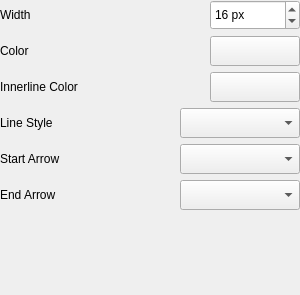
<?xml version="1.0" encoding="UTF-8"?>
<ui version="4.0">
 <class>C_GiSyLineWidget</class>
 <widget class="QWidget" name="C_GiSyLineWidget">
  <property name="geometry">
   <rect>
    <x>0</x>
    <y>0</y>
    <width>300</width>
    <height>295</height>
   </rect>
  </property>
  <property name="sizePolicy">
   <sizepolicy hsizetype="Fixed" vsizetype="Preferred">
    <horstretch>0</horstretch>
    <verstretch>0</verstretch>
   </sizepolicy>
  </property>
  <property name="minimumSize">
   <size>
    <width>300</width>
    <height>0</height>
   </size>
  </property>
  <property name="maximumSize">
   <size>
    <width>300</width>
    <height>16777215</height>
   </size>
  </property>
  <property name="windowTitle">
   <string>Form</string>
  </property>
  <layout class="QGridLayout" name="gridLayout">
   <property name="leftMargin">
    <number>0</number>
   </property>
   <property name="topMargin">
    <number>0</number>
   </property>
   <property name="rightMargin">
    <number>0</number>
   </property>
   <property name="bottomMargin">
    <number>0</number>
   </property>
   <item row="0" column="0">
    <layout class="QVBoxLayout" name="pc_VerticalLayout" stretch="0,0,0,0,0,0,1">
     <item>
      <layout class="QHBoxLayout" name="pc_HorizontalLayout1" stretch="0,1,0">
       <property name="sizeConstraint">
        <enum>QLayout::SetDefaultConstraint</enum>
       </property>
       <item>
        <widget class="stw_opensyde_gui_elements::C_OgeLabGroupItem" name="pc_LabelWidth">
         <property name="text">
          <string>Width</string>
         </property>
        </widget>
       </item>
       <item>
        <spacer name="pc_HorizontalSpacer_3">
         <property name="orientation">
          <enum>Qt::Horizontal</enum>
         </property>
         <property name="sizeHint" stdset="0">
          <size>
           <width>40</width>
           <height>20</height>
          </size>
         </property>
        </spacer>
       </item>
       <item>
        <widget class="stw_opensyde_gui_elements::C_OgeSpxNumber" name="pc_SpinBoxWidth">
         <property name="minimumSize">
          <size>
           <width>90</width>
           <height>30</height>
          </size>
         </property>
         <property name="maximumSize">
          <size>
           <width>90</width>
           <height>30</height>
          </size>
         </property>
         <property name="suffix">
          <string> px</string>
         </property>
         <property name="value">
          <number>16</number>
         </property>
        </widget>
       </item>
      </layout>
     </item>
     <item>
      <layout class="QHBoxLayout" name="pc_HorizontalLayout2" stretch="0,1,0">
       <item>
        <widget class="stw_opensyde_gui_elements::C_OgeLabGroupItem" name="pc_LabelColor">
         <property name="text">
          <string>Color</string>
         </property>
        </widget>
       </item>
       <item>
        <spacer name="pc_HorizontalSpacer_5">
         <property name="orientation">
          <enum>Qt::Horizontal</enum>
         </property>
         <property name="sizeHint" stdset="0">
          <size>
           <width>40</width>
           <height>20</height>
          </size>
         </property>
        </spacer>
       </item>
       <item>
        <widget class="stw_opensyde_gui_elements::C_OgePubColorOnly" name="pc_BushButtonColor">
         <property name="sizePolicy">
          <sizepolicy hsizetype="Fixed" vsizetype="Fixed">
           <horstretch>0</horstretch>
           <verstretch>0</verstretch>
          </sizepolicy>
         </property>
         <property name="minimumSize">
          <size>
           <width>90</width>
           <height>30</height>
          </size>
         </property>
         <property name="maximumSize">
          <size>
           <width>90</width>
           <height>30</height>
          </size>
         </property>
         <property name="text">
          <string/>
         </property>
        </widget>
       </item>
      </layout>
     </item>
     <item>
      <layout class="QHBoxLayout" name="pc_HorizontalLayoutColorInner" stretch="0,1,0">
       <item>
        <widget class="stw_opensyde_gui_elements::C_OgeLabGroupItem" name="pc_LabelColorInner">
         <property name="text">
          <string>Innerline Color</string>
         </property>
        </widget>
       </item>
       <item>
        <spacer name="pc_HorizontalSpacerColorInner">
         <property name="orientation">
          <enum>Qt::Horizontal</enum>
         </property>
         <property name="sizeHint" stdset="0">
          <size>
           <width>40</width>
           <height>20</height>
          </size>
         </property>
        </spacer>
       </item>
       <item>
        <widget class="stw_opensyde_gui_elements::C_OgePubColorOnly" name="pc_BushButtonColorInner">
         <property name="minimumSize">
          <size>
           <width>90</width>
           <height>30</height>
          </size>
         </property>
         <property name="maximumSize">
          <size>
           <width>90</width>
           <height>30</height>
          </size>
         </property>
         <property name="text">
          <string/>
         </property>
        </widget>
       </item>
      </layout>
     </item>
     <item>
      <layout class="QHBoxLayout" name="pc_HorizontalLayout4" stretch="0,1,0">
       <item>
        <widget class="stw_opensyde_gui_elements::C_OgeLabGroupItem" name="pc_LabelLineStyle">
         <property name="text">
          <string>Line Style</string>
         </property>
        </widget>
       </item>
       <item>
        <spacer name="pc_HorizontalSpacer">
         <property name="orientation">
          <enum>Qt::Horizontal</enum>
         </property>
         <property name="sizeHint" stdset="0">
          <size>
           <width>40</width>
           <height>20</height>
          </size>
         </property>
        </spacer>
       </item>
       <item>
        <widget class="stw_opensyde_gui_elements::C_OgeCbxLine" name="pc_ComboBoxLineStyle">
         <property name="sizePolicy">
          <sizepolicy hsizetype="Fixed" vsizetype="Fixed">
           <horstretch>0</horstretch>
           <verstretch>0</verstretch>
          </sizepolicy>
         </property>
         <property name="minimumSize">
          <size>
           <width>120</width>
           <height>30</height>
          </size>
         </property>
         <property name="maximumSize">
          <size>
           <width>120</width>
           <height>30</height>
          </size>
         </property>
         <property name="iconSize">
          <size>
           <width>50</width>
           <height>23</height>
          </size>
         </property>
         <item>
          <property name="text">
           <string/>
          </property>
          <property name="icon">
           <iconset resource="../../application.qrc">
            <normaloff>:/images/graphic_items/LineStyleSolid.png</normaloff>:/images/graphic_items/LineStyleSolid.png</iconset>
          </property>
         </item>
         <item>
          <property name="text">
           <string/>
          </property>
          <property name="icon">
           <iconset resource="../../application.qrc">
            <normaloff>:/images/graphic_items/LineStyleDash.png</normaloff>:/images/graphic_items/LineStyleDash.png</iconset>
          </property>
         </item>
         <item>
          <property name="text">
           <string/>
          </property>
          <property name="icon">
           <iconset resource="../../application.qrc">
            <normaloff>:/images/graphic_items/LineStyleDot.png</normaloff>:/images/graphic_items/LineStyleDot.png</iconset>
          </property>
         </item>
         <item>
          <property name="text">
           <string/>
          </property>
          <property name="icon">
           <iconset resource="../../application.qrc">
            <normaloff>:/images/graphic_items/LineStyleDashDot.png</normaloff>:/images/graphic_items/LineStyleDashDot.png</iconset>
          </property>
         </item>
         <item>
          <property name="text">
           <string/>
          </property>
          <property name="icon">
           <iconset resource="../../application.qrc">
            <normaloff>:/images/graphic_items/LineStyleDashDotDot.png</normaloff>:/images/graphic_items/LineStyleDashDotDot.png</iconset>
          </property>
         </item>
        </widget>
       </item>
      </layout>
     </item>
     <item>
      <layout class="QHBoxLayout" name="pc_HorizontalLayout5">
       <item>
        <widget class="stw_opensyde_gui_elements::C_OgeLabGroupItem" name="pc_LabelLineStartArrow">
         <property name="text">
          <string>Start Arrow</string>
         </property>
        </widget>
       </item>
       <item>
        <spacer name="pc_HorizontalSpacer_4">
         <property name="orientation">
          <enum>Qt::Horizontal</enum>
         </property>
         <property name="sizeHint" stdset="0">
          <size>
           <width>40</width>
           <height>20</height>
          </size>
         </property>
        </spacer>
       </item>
       <item>
        <widget class="stw_opensyde_gui_elements::C_OgeCbxArrow" name="pc_ComboBoxStartArrow">
         <property name="sizePolicy">
          <sizepolicy hsizetype="Fixed" vsizetype="Fixed">
           <horstretch>0</horstretch>
           <verstretch>0</verstretch>
          </sizepolicy>
         </property>
         <property name="minimumSize">
          <size>
           <width>120</width>
           <height>30</height>
          </size>
         </property>
         <property name="maximumSize">
          <size>
           <width>120</width>
           <height>30</height>
          </size>
         </property>
         <property name="iconSize">
          <size>
           <width>50</width>
           <height>23</height>
          </size>
         </property>
         <item>
          <property name="text">
           <string/>
          </property>
          <property name="icon">
           <iconset resource="../../application.qrc">
            <normaloff>:/images/graphic_items/LineStyleSolid.png</normaloff>
            <selectedoff>:/images/graphic_items/LineStyleSolidSelected.png</selectedoff>:/images/graphic_items/LineStyleSolid.png</iconset>
          </property>
         </item>
         <item>
          <property name="text">
           <string/>
          </property>
          <property name="icon">
           <iconset resource="../../application.qrc">
            <normaloff>:/images/graphic_items/LineArrowHeadType1.png</normaloff>
            <selectedoff>:/images/graphic_items/LineArrowHeadType1Selected.png</selectedoff>:/images/graphic_items/LineArrowHeadType1.png</iconset>
          </property>
         </item>
         <item>
          <property name="text">
           <string/>
          </property>
          <property name="icon">
           <iconset resource="../../application.qrc">
            <normaloff>:/images/graphic_items/LineArrowHeadType2.png</normaloff>
            <selectedoff>:/images/graphic_items/LineArrowHeadType2Selected.png</selectedoff>:/images/graphic_items/LineArrowHeadType2.png</iconset>
          </property>
         </item>
         <item>
          <property name="text">
           <string/>
          </property>
          <property name="icon">
           <iconset resource="../../application.qrc">
            <normaloff>:/images/graphic_items/LineArrowHeadType3.png</normaloff>
            <selectedoff>:/images/graphic_items/LineArrowHeadType3Selected.png</selectedoff>:/images/graphic_items/LineArrowHeadType3.png</iconset>
          </property>
         </item>
         <item>
          <property name="text">
           <string/>
          </property>
          <property name="icon">
           <iconset resource="../../application.qrc">
            <normaloff>:/images/graphic_items/LineArrowHeadType4.png</normaloff>
            <selectedoff>:/images/graphic_items/LineArrowHeadType4Selected.png</selectedoff>:/images/graphic_items/LineArrowHeadType4.png</iconset>
          </property>
         </item>
         <item>
          <property name="text">
           <string/>
          </property>
          <property name="icon">
           <iconset resource="../../application.qrc">
            <normaloff>:/images/graphic_items/LineArrowHeadType5.png</normaloff>
            <selectedoff>:/images/graphic_items/LineArrowHeadType5Selected.png</selectedoff>:/images/graphic_items/LineArrowHeadType5.png</iconset>
          </property>
         </item>
        </widget>
       </item>
      </layout>
     </item>
     <item>
      <layout class="QHBoxLayout" name="pc_HorizontalLayout6">
       <item>
        <widget class="stw_opensyde_gui_elements::C_OgeLabGroupItem" name="pc_LabelLineEndArrow">
         <property name="text">
          <string>End Arrow</string>
         </property>
        </widget>
       </item>
       <item>
        <spacer name="pc_HorizontalSpacer_6">
         <property name="orientation">
          <enum>Qt::Horizontal</enum>
         </property>
         <property name="sizeHint" stdset="0">
          <size>
           <width>40</width>
           <height>20</height>
          </size>
         </property>
        </spacer>
       </item>
       <item>
        <widget class="stw_opensyde_gui_elements::C_OgeCbxArrow" name="pc_ComboBoxEndArrow">
         <property name="sizePolicy">
          <sizepolicy hsizetype="Fixed" vsizetype="Fixed">
           <horstretch>0</horstretch>
           <verstretch>0</verstretch>
          </sizepolicy>
         </property>
         <property name="minimumSize">
          <size>
           <width>120</width>
           <height>30</height>
          </size>
         </property>
         <property name="maximumSize">
          <size>
           <width>120</width>
           <height>30</height>
          </size>
         </property>
         <property name="iconSize">
          <size>
           <width>50</width>
           <height>23</height>
          </size>
         </property>
         <item>
          <property name="text">
           <string/>
          </property>
          <property name="icon">
           <iconset resource="../../application.qrc">
            <normaloff>:/images/graphic_items/LineStyleSolid.png</normaloff>
            <selectedoff>:/images/graphic_items/LineStyleSolidSelected.png</selectedoff>:/images/graphic_items/LineStyleSolid.png</iconset>
          </property>
         </item>
         <item>
          <property name="text">
           <string/>
          </property>
          <property name="icon">
           <iconset resource="../../application.qrc">
            <normaloff>:/images/graphic_items/LineArrowHeadType1.png</normaloff>
            <selectedoff>:/images/graphic_items/LineArrowHeadType1Selected.png</selectedoff>:/images/graphic_items/LineArrowHeadType1.png</iconset>
          </property>
         </item>
         <item>
          <property name="text">
           <string/>
          </property>
          <property name="icon">
           <iconset resource="../../application.qrc">
            <normaloff>:/images/graphic_items/LineArrowHeadType2.png</normaloff>
            <selectedoff>:/images/graphic_items/LineArrowHeadType2Selected.png</selectedoff>:/images/graphic_items/LineArrowHeadType2.png</iconset>
          </property>
         </item>
         <item>
          <property name="text">
           <string/>
          </property>
          <property name="icon">
           <iconset resource="../../application.qrc">
            <normaloff>:/images/graphic_items/LineArrowHeadType3.png</normaloff>
            <selectedoff>:/images/graphic_items/LineArrowHeadType3Selected.png</selectedoff>:/images/graphic_items/LineArrowHeadType3.png</iconset>
          </property>
         </item>
         <item>
          <property name="text">
           <string/>
          </property>
          <property name="icon">
           <iconset resource="../../application.qrc">
            <normaloff>:/images/graphic_items/LineArrowHeadType4.png</normaloff>
            <selectedoff>:/images/graphic_items/LineArrowHeadType4Selected.png</selectedoff>:/images/graphic_items/LineArrowHeadType4.png</iconset>
          </property>
         </item>
         <item>
          <property name="text">
           <string/>
          </property>
          <property name="icon">
           <iconset resource="../../application.qrc">
            <normaloff>:/images/graphic_items/LineArrowHeadType5.png</normaloff>
            <selectedoff>:/images/graphic_items/LineArrowHeadType5Selected.png</selectedoff>:/images/graphic_items/LineArrowHeadType5.png</iconset>
          </property>
         </item>
        </widget>
       </item>
      </layout>
     </item>
     <item>
      <spacer name="pc_VerticalSpacer">
       <property name="orientation">
        <enum>Qt::Vertical</enum>
       </property>
       <property name="sizeHint" stdset="0">
        <size>
         <width>20</width>
         <height>40</height>
        </size>
       </property>
      </spacer>
     </item>
    </layout>
   </item>
  </layout>
 </widget>
 <customwidgets>
  <customwidget>
   <class>stw_opensyde_gui_elements::C_OgeLabGroupItem</class>
   <extends>QLabel</extends>
   <header>C_OgeLabGroupItem.h</header>
  </customwidget>
  <customwidget>
   <class>stw_opensyde_gui_elements::C_OgeSpxNumber</class>
   <extends>QSpinBox</extends>
   <header>C_OgeSpxNumber.h</header>
  </customwidget>
  <customwidget>
   <class>stw_opensyde_gui_elements::C_OgePubColorOnly</class>
   <extends>QPushButton</extends>
   <header>C_OgePubColorOnly.h</header>
  </customwidget>
  <customwidget>
   <class>stw_opensyde_gui_elements::C_OgeCbxLine</class>
   <extends>QComboBox</extends>
   <header>C_OgeCbxLine.h</header>
  </customwidget>
  <customwidget>
   <class>stw_opensyde_gui_elements::C_OgeCbxArrow</class>
   <extends>QComboBox</extends>
   <header>C_OgeCbxArrow.h</header>
  </customwidget>
 </customwidgets>
 <resources>
  <include location="../../application.qrc"/>
 </resources>
 <connections/>
</ui>
